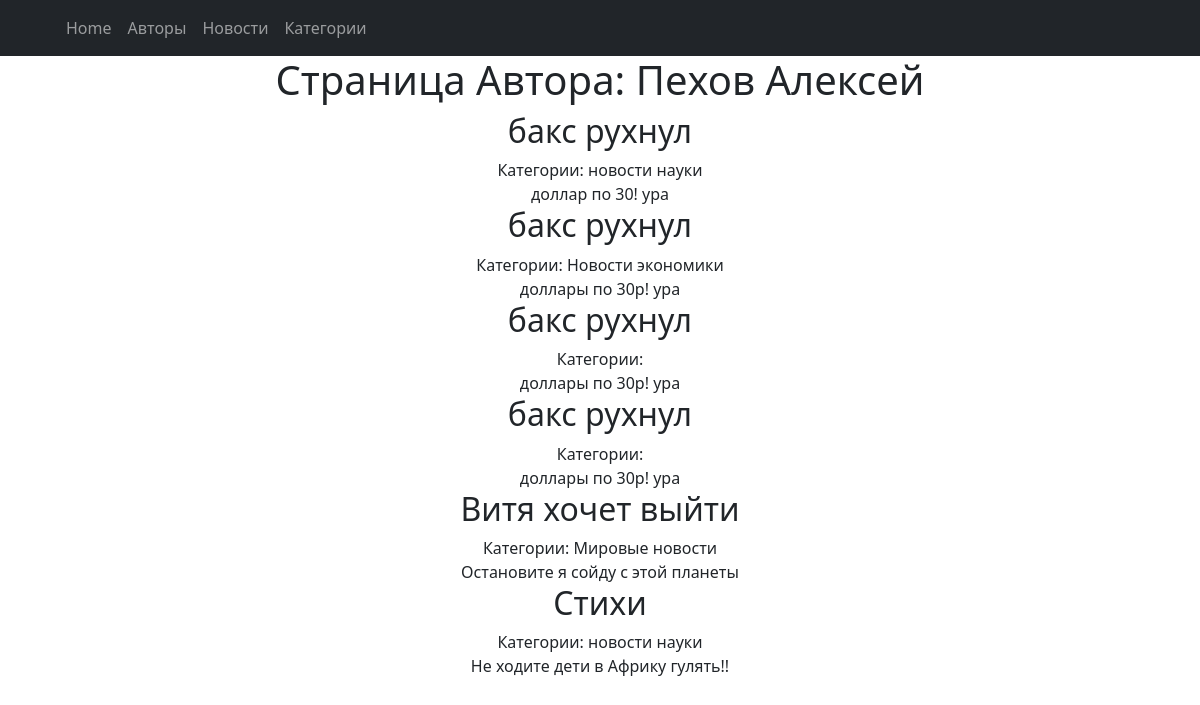
Screenshot of /author/3 with the database file from the repository.
### news/models.py (models this page shows, shortened)
class Author(models.Model):
    objects = None
    user = models.OneToOneField(User, on_delete=models.CASCADE)
    rating = models.IntegerField(default=0)

class Post(models.Model):
    objects = None
    news = 'NW'
    states = 'PS'
    TYPE = [
        (news, 'Новость'),
        (states, 'Статья')
    ]
    post_tip = models.CharField(max_length=10, choices=TYPE, default=states)
    date_in = models.DateField(auto_now_add=True)
    header = models.CharField(max_length=255)
    contents = models.TextField(blank=True)
    author = models.ForeignKey(Author, on_delete=models.CASCADE)
    category = models.ManyToManyField(to=Category, through='PostCategory', related_name='PostCategory')
    rating_post = models.IntegerField(default=0, validators=[MinValueValidator(0.0)])

class Category(models.Model):
    objects = None
    name = models.CharField(max_length=20, default='местные новости')
    subscribers = models.ManyToManyField(User, blank=True, null=True, related_name='subscribers')

### news/views.py (the view)
# urls.py: path('author/<int:pk>', AuthorDetail.as_view(), name='author'),
class AuthorDetail(DetailView):
    model = Author
    template_name = 'author/author.html'
    context_object_name = 'author'
    def get_context_data(self, **kwargs):
        context = super().get_context_data(**kwargs)
        context['posts'] = Author.objects.get(pk=self.kwargs['pk']).post_set.all().order_by('-id')
        return context

### templates/author/author.html (shortened to what this page needs)
{% extends 'flatpages/default.html' %}
{% block content %}
<h1>Страница Автора: {{ author.user.username }}</h1>
{% for post in posts %}
        <h2>{{ post.header }}</h2>
        Категории:
        {% for category in post.category.all %}
            {{ category.name }}
        {% endfor %}
        <br>
        {{ post.contents }}
        <br>
{% endfor %}
{% endblock content %}

### rows the page displays
Author: user.username "Пехов Алексей"
Post: header "бакс рухнул", contents "доллар по 30! ура"
Category: name "новости науки"
Post: header "бакс рухнул", contents "доллары по 30р! ура"
Category: name "Новости экономики"
Post: header "бакс рухнул", contents "доллары по 30р! ура"
Post: header "бакс рухнул", contents "доллары по 30р! ура"
Post: header "Витя хочет выйти", contents "Остановите я сойду с этой планеты"
Category: name "Мировые новости"
Post: header "Стихи", contents "Не ходите дети в Африку гулять!!"
